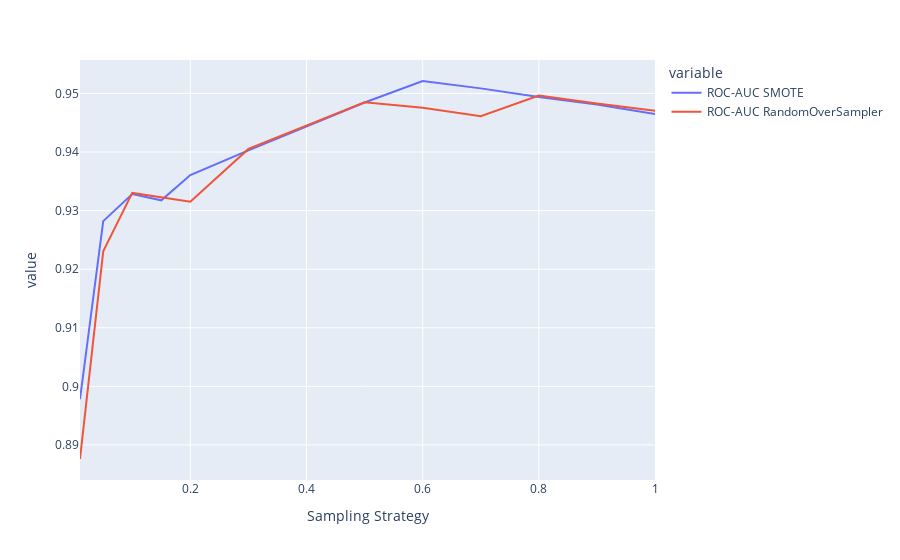

Write notebook code for a chart like this one.
### Code cell
px.line(scores_oversampling, x='Sampling Strategy', y=['ROC-AUC SMOTE', 'ROC-AUC RandomOverSampler'])

### Figure 1 — Plotly figure (JSON) as saved in the notebook; plotly's stock layout.template omitted (floating-point values rounded to 4 significant figures)
{"data": [{"hovertemplate": "variable=ROC-AUC SMOTE<br>Sampling Strategy=%{x}<br>value=%{y}<extra></extra>", "legendgroup": "ROC-AUC SMOTE", "line": {"color": "#636efa", "dash": "solid"}, "marker": {"symbol": "circle"}, "mode": "lines", "name": "ROC-AUC SMOTE", "orientation": "v", "showlegend": true, "type": "scatter", "x": [0.01, 0.05, 0.1, 0.15, 0.2, 0.3, 0.5, 0.6, 0.7, 0.8, 0.9, 1], "xaxis": "x", "y": [0.8978, 0.9282, 0.9328, 0.9318, 0.9361, 0.9403, 0.9484, 0.9521, 0.9509, 0.9494, 0.9481, 0.9465], "yaxis": "y"}, {"hovertemplate": "variable=ROC-AUC RandomOverSampler<br>Sampling Strategy=%{x}<br>value=%{y}<extra></extra>", "legendgroup": "ROC-AUC RandomOverSampler", "line": {"color": "#EF553B", "dash": "solid"}, "marker": {"symbol": "circle"}, "mode": "lines", "name": "ROC-AUC RandomOverSampler", "orientation": "v", "showlegend": true, "type": "scatter", "x": [0.01, 0.05, 0.1, 0.15, 0.2, 0.3, 0.5, 0.6, 0.7, 0.8, 0.9, 1], "xaxis": "x", "y": [0.8876, 0.9231, 0.933, 0.9322, 0.9315, 0.9405, 0.9485, 0.9475, 0.9461, 0.9496, 0.9483, 0.947], "yaxis": "y"}], "layout": {"legend": {"title": {"text": "variable"}, "tracegroupgap": 0}, "margin": {"t": 60}, "xaxis": {"anchor": "y", "domain": [0, 1], "title": {"text": "Sampling Strategy"}}, "yaxis": {"anchor": "x", "domain": [0, 1], "title": {"text": "value"}}}}
